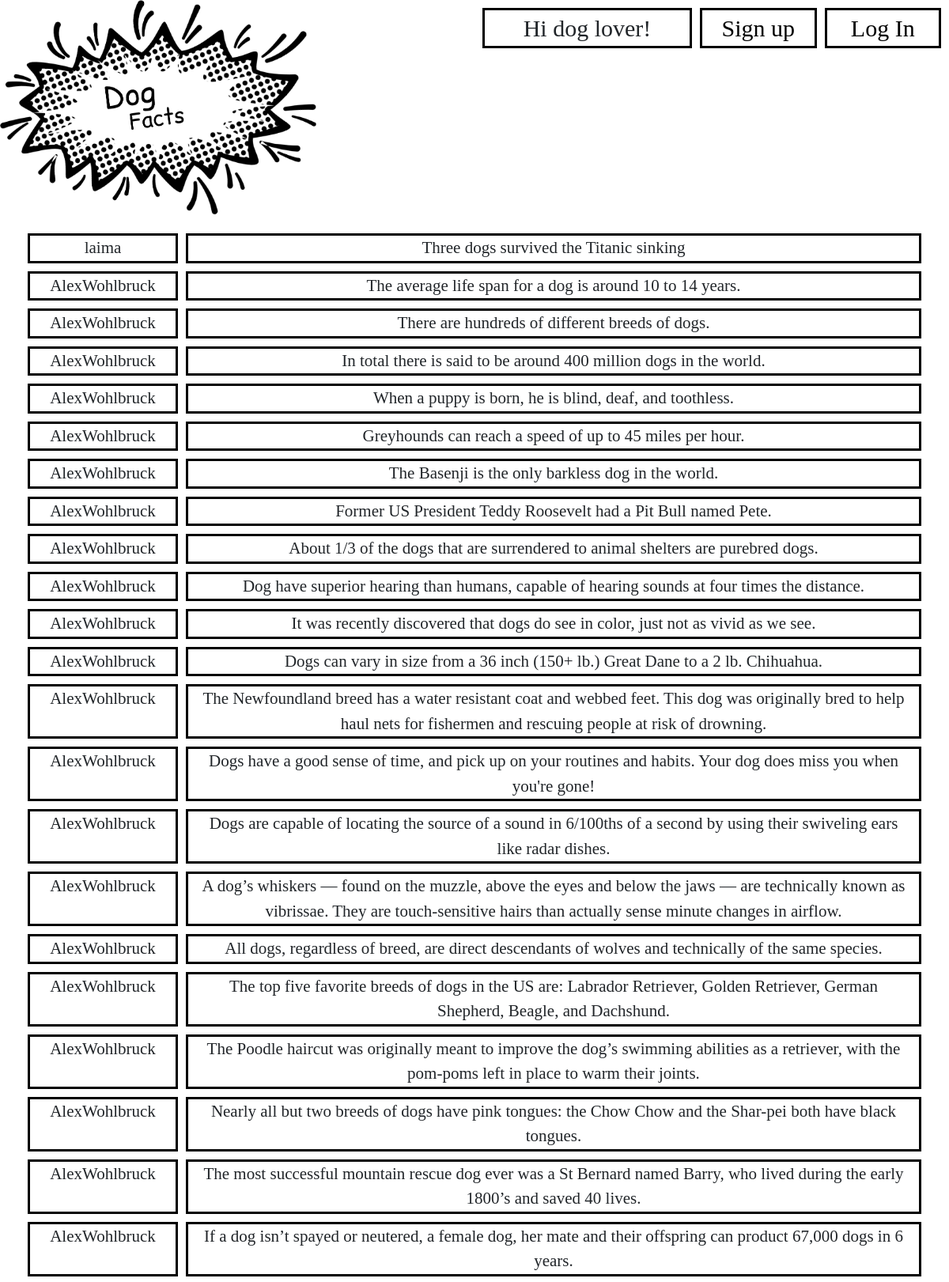
/facts (upper part), run on the app's committed database.
### facts/models.py (models this page shows, shortened)
class Fact(models.Model):
    text = models.TextField()
    DOG = "Dog"
    types = [(DOG, "dog"),]
    type = models.CharField(choices=types, default=DOG, max_length=255)
    user = models.ForeignKey(get_user_model(), on_delete=models.CASCADE)

### facts/views.py (the view)
# urls.py: path('facts', morefacts, name='morefacts'),
def morefacts(request):
    all_facts = Fact.objects.all().order_by('-id')
    context = {
        'facts':all_facts,
    }
    return render(request, 'facts.html', context)

### templates/facts.html (shortened to what this page needs)
{% extends 'base.html' %}
{% block content %}
    <div class="container" style="margin-top:30px;">
        {% for fact in facts %}
        <div class="row">
            <div class="col-2" style="margin:5px; border: 3px solid black; background-color:white; text-align:center">
                <p style="margin: auto; font-size:21px">{{fact.user}}</p>
            </div>
            <div class="col" style="margin:5px; border: 3px solid black; background-color:white; text-align:center">
                <p style="margin: auto; font-size:21px">{{fact.text}}</p>
            </div>
        </div>
        {% endfor %}
    </div>
{% endblock content %}

### static/css/base.css (style rules this page uses)
body { font-family: SequentialistBB, cursive; font-size: 2.5vw; }

### data on the page
Fact: user "laima", text "Three dogs survived the Titanic sinking"
Fact: user "AlexWohlbruck", text "The average life span for a dog is around 10 to 14 years."
Fact: user "AlexWohlbruck", text "There are hundreds of different breeds of dogs."
Fact: user "AlexWohlbruck", text "In total there is said to be around 400 million dogs in the world."
Fact: user "AlexWohlbruck", text "When a puppy is born, he is blind, deaf, and toothless."
Fact: user "AlexWohlbruck", text "Greyhounds can reach a speed of up to 45 miles per hour."
Fact: user "AlexWohlbruck", text "The Basenji is the only barkless dog in the world."
Fact: user "AlexWohlbruck", text "Former US President Teddy Roosevelt had a Pit Bull named Pete."
Fact: user "AlexWohlbruck", text "About 1/3 of the dogs that are surrendered to animal shelters are purebred dogs."
Fact: user "AlexWohlbruck", text "Dog have superior hearing than humans, capable of hearing sounds at four times the distance."
Fact: user "AlexWohlbruck", text "It was recently discovered that dogs do see in color, just not as vivid as we see."
Fact: user "AlexWohlbruck", text "Dogs can vary in size from a 36 inch (150+ lb.) Great Dane to a 2 lb. Chihuahua."
Fact: user "AlexWohlbruck", text "The Newfoundland breed has a water resistant coat and webbed feet. This dog was originally bred to help haul nets for fishermen and rescuing people at risk of drowning."
Fact: user "AlexWohlbruck", text "Dogs have a good sense of time, and pick up on your routines and habits. Your dog does miss you when you're gone!"
Fact: user "AlexWohlbruck", text "Dogs are capable of locating the source of a sound in 6/100ths of a second by using their swiveling ears like radar dishes."
Fact: user "AlexWohlbruck", text "A dog’s whiskers — found on the muzzle, above the eyes and below the jaws — are technically known as vibrissae. They are touch-sensitive hairs than actually sense minute changes in airflow."
Fact: user "AlexWohlbruck", text "All dogs, regardless of breed, are direct descendants of wolves and technically of the same species."
Fact: user "AlexWohlbruck", text "The top five favorite breeds of dogs in the US are: Labrador Retriever, Golden Retriever, German Shepherd, Beagle, and Dachshund."
Fact: user "AlexWohlbruck", text "The Poodle haircut was originally meant to improve the dog’s swimming abilities as a retriever, with the pom-poms left in place to warm their joints."
Fact: user "AlexWohlbruck", text "Nearly all but two breeds of dogs have pink tongues: the Chow Chow and the Shar-pei both have black tongues."
Fact: user "AlexWohlbruck", text "The most successful mountain rescue dog ever was a St Bernard named Barry, who lived during the early 1800’s and saved 40 lives."
Fact: user "AlexWohlbruck", text "If a dog isn’t spayed or neutered, a female dog, her mate and their offspring can product 67,000 dogs in 6 years."
